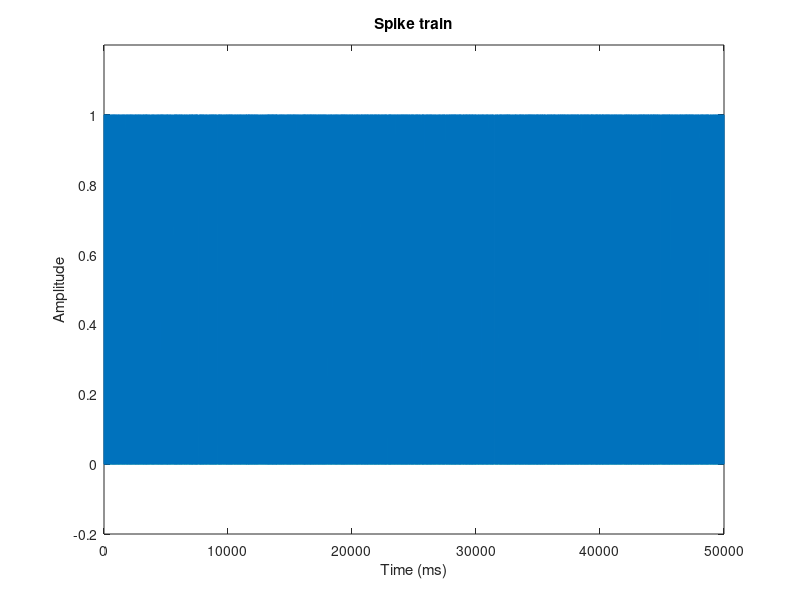
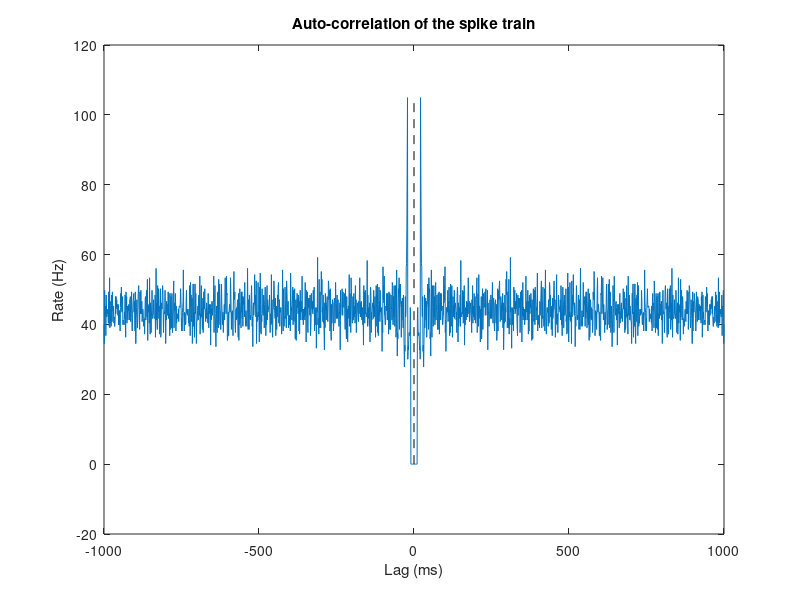

Here is the MATLAB script that generated these plots, in order: (Note: this script raises an error after producing the figures.)
%% Autocorrelation + ISI - Example 2:

clear all
close all
clc

signalLength=50000; % Length of signal in ms
poissRate=150/1000; % Base poissonic rate
reflen=10; % Length (in ms) of the refractory period

st=zeros(signalLength,1);
p=poissRate*ones(signalLength,1);%Probability vector

for i=1:signalLength
    if(rand<p(i))
        st(i)=1;
        p(i+1:i+reflen)=0; % Absolute refractory period
        p(i+1+reflen:i+2*reflen)=0.3*poissRate; % Relative refractory period
    end
end

figure;plot(st) % Plotting the spike train
xlabel('Time (ms)');ylabel('Amplitude');
title('Spike train')
ylim([-.2 1.2])


% Calculating the auto-correlation, in 1000ms window
ac=xcorr(st,st, 1000);
% We assign a zero value in time lag 0
ac(1000+1)=0;
timeVector = -1000:1000;
figure;
plot(timeVector, ac*1000/size(find(st),1)) % Plotting the auto-correlation, normalized to rate
hold all;
xlabel('Lag (ms)')
ylabel('Rate (Hz)')
plot([0 0], [min(ac) max(ac*1000/size(find(st),1))], 'k--')
title('Auto-correlation of the spike train')
%%
spktimes=find(st);
ISI=diff(spktimes); % Calculating the ISI
figure;
histogram(ISI,[0:5:150]) % Plotting ISI histogram
xlabel('ISI (ms)'); ylabel('Count');
title('ISI histogram')